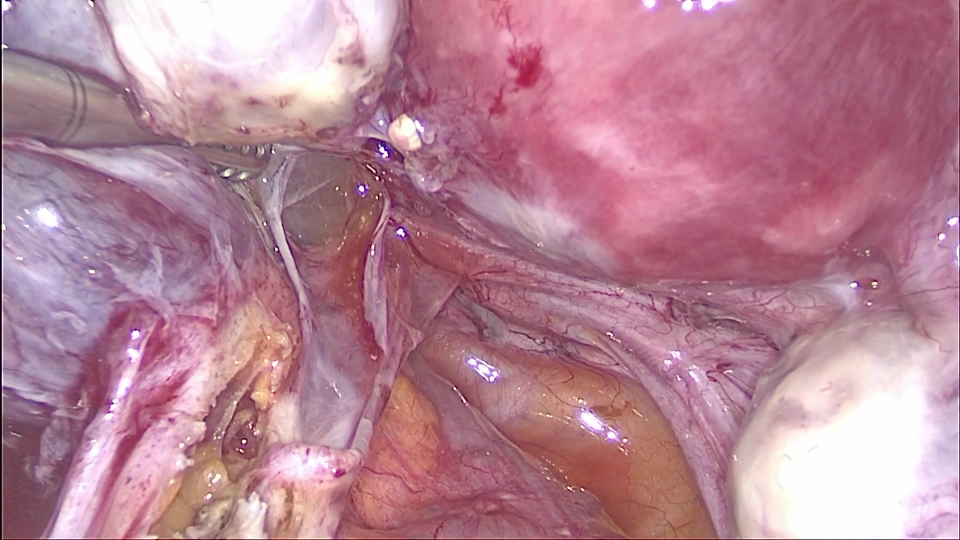
#> input picture annotationData/image/2022-03-31_072450_VID001_Trim_3.mp4_00044.png, 1920 x 1080 px, found by its file name (shown at 1/2 size); its folder holds only this picture in this run
$ python testcv.py
#> lines starting #> are read from the running program, lines starting #| are printed output that depends on the picture; after the words box and inside, x2 and y2 are one past the last pixel; in counts of white or black regions, pixels touching at a corner belong together
#> further down, image_orig is the input picture: PIL image 1920x1080 RGB; mean R, G, B 182.9, 131.8, 148.7
#> in initializeMasks, `a = Image.new(mode="RGBA", size=(size[0],size[1]), color="white")`: a: PIL image 1920x1080 RGBA; every value is 255
import matplotlib.pyplot as plt
import numpy as np
from PIL import Image
import math


import os

common_path = 'Dataset'
maskHarddir = 'maskHardN'
maskSecudir = 'maskSecurityN'

def reColor(mask,color):
#> called with color = (255, 0, 0)
    data = np.array(mask)  # "data" is a height x width x 4 numpy array
    red, green, blue = data.T  # Temporarily unpack the bands for readability
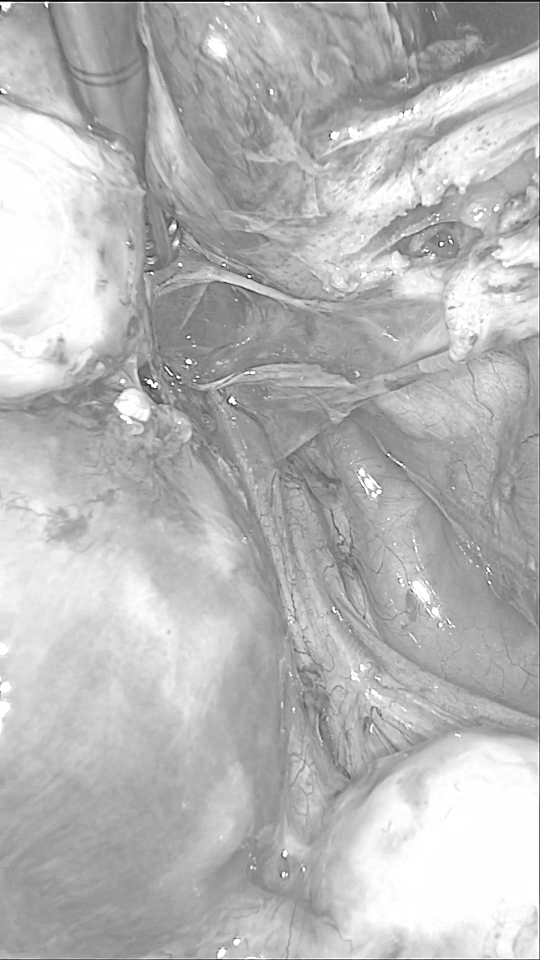
#> red: shape (1920, 1080) (shown at 1/2 size); min 0, max 255, mean 182.9
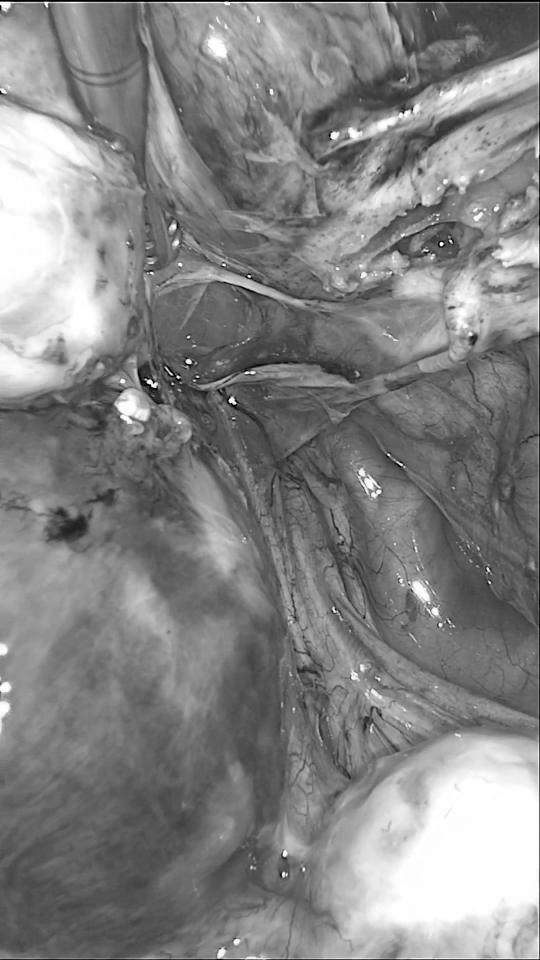
#> green: shape (1920, 1080) (shown at 1/2 size); min 0, max 255, mean 131.8
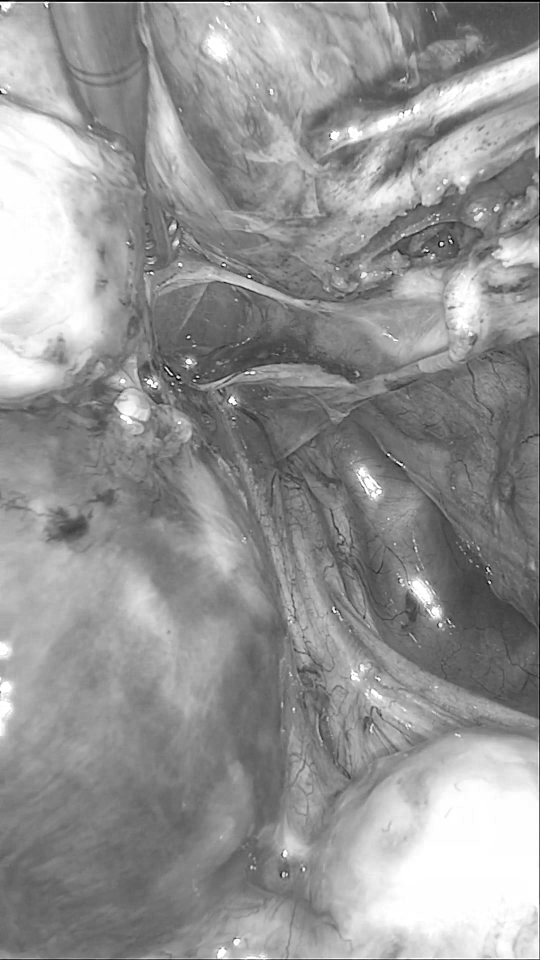
#> blue: shape (1920, 1080) (shown at 1/2 size); min 0, max 255, mean 148.7

    # Replace white with red... (leaves alpha values alone...)
    black_areas = (red == 0) & (blue == 0) & (green == 0)
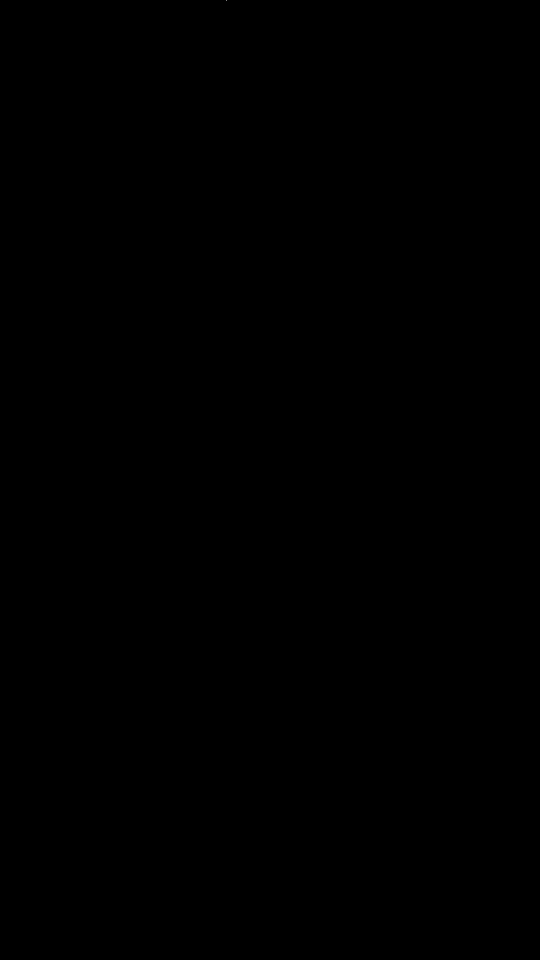
#> black_areas: shape (1920, 1080) bool (shown at 1/2 size); 0% white in thin lines or dots, all inside (x1, y1, x2, y2) = (452, 0, 453, 1)
    data[black_areas.T] = color  # Transpose back needed
#> data: shape (1080, 1920, 3); under 0.01% of pixels changed, all inside (x1, y1, x2, y2) = (0, 452, 1, 453)
    mask2 = Image.fromarray(data)
    return mask2

def mergeMasks(mask1,mask2):
    mask=np.zeros((mask1.shape[0],mask1.shape[1]))
    mask2[mask2 == 0] = 2
    mask1[mask1 == 0] = 1
    mask = mask+mask1+mask2
    return mask

def overlayMask(image_orig,mask1,mask2):
    bg = image_orig.convert('RGB')

    overlay = mask1.convert('RGB')
    overlay = reColor(overlay, (255, 0, 0))
    mask1 = overlay.convert('L')
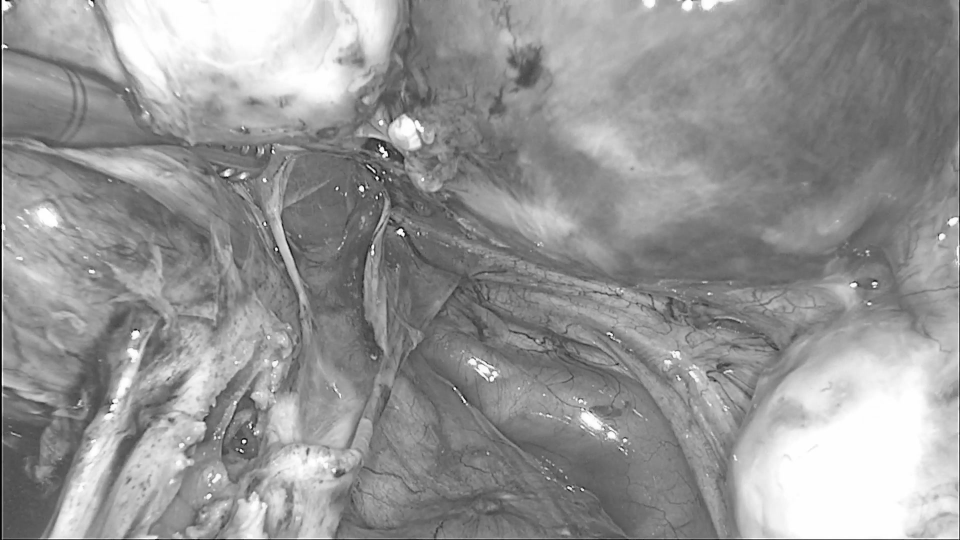
#> mask1: PIL image 1920x1080 L (shown at 1/2 size); min 0, max 255, mean 149
    mask1 = mask1.point(lambda p: 60 if p < 225 else 0)
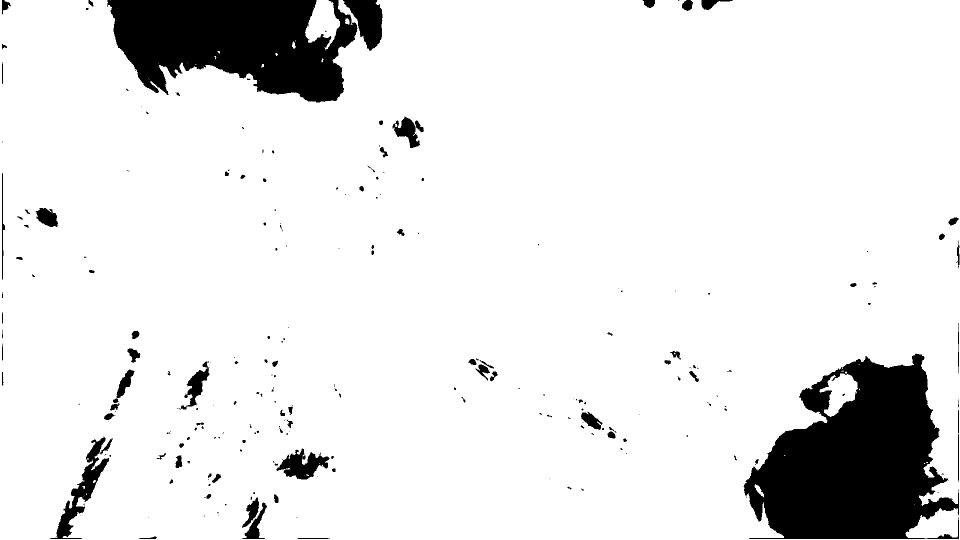
#> mask1: PIL image 1920x1080 L (shown at 1/2 size); values 0 (black) and 60 (white), 90.2% white; 243 black regions (134 under 20 px), largest, box (x1, y1, x2, y2) and area: (1487, 707, 1918, 1079) 100492, (214, 0, 715, 205) 70689, (99, 874, 218, 1078) 5451

    overlay2 = mask2.convert('RGB')
    overlay2 = reColor(overlay2, (250,160,0))
    mask2 = overlay2.convert('L')
    mask2 = mask2.point(lambda p: 70 if p < 255 else 0)
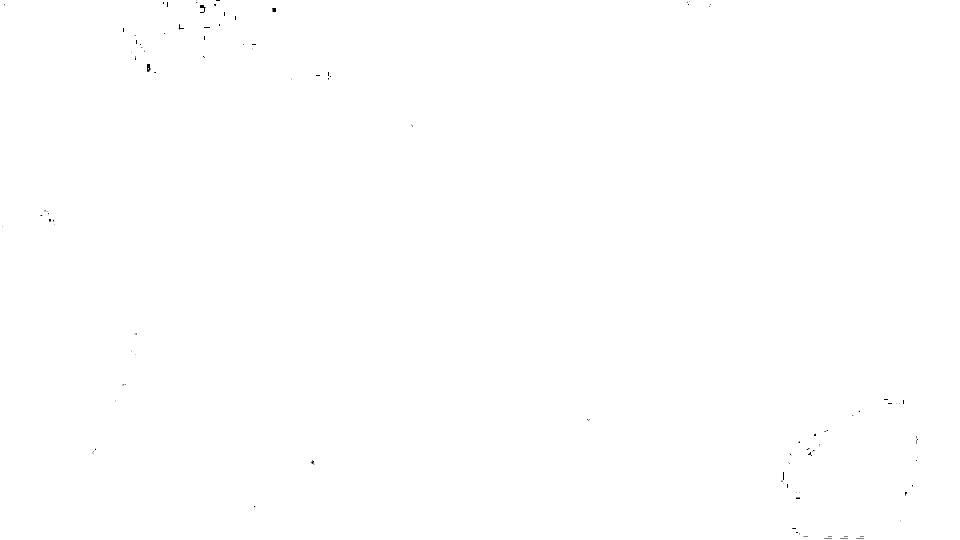
#> mask2: PIL image 1920x1080 L (shown at 1/2 size); values 0 (black) and 70 (white), 99.9% white; black in thin lines or dots

    bg.paste(overlay, None, mask1)
    bg.paste(overlay2, None, mask2)
    return bg

def plotAll(ax,counter,b,c,d,e):
#> called with ax = array of shape (5, 4), counter = 0
    ax[counter, 0].imshow(b)
    ax[counter, 1].imshow(c)
    ax[counter, 2].imshow(d)
    ax[counter, 3].imshow(e)
    for i in range(ax.shape[1]):
        ax[counter, i].set_xticklabels([])
        ax[counter, i].set_yticklabels([])
        ax[counter, i].get_xaxis().set_visible(False)
        ax[counter, i].get_yaxis().set_visible(False)
        ax[counter, i].title.set_visible(False)
    return ax

def initializeMasks(size):
    a = Image.new(mode="RGBA", size=(size[0],size[1]), color="white")
    b = Image.new(mode="RGBA", size=(size[0],size[1]), color="white")
    c = Image.new(mode="RGBA", size=(size[0],size[1]), color="white")
    d = Image.new(mode="RGBA", size=(size[0],size[1]), color="white")
    e = Image.new(mode="RGBA", size=(size[0],size[1]), color="white")
    f = Image.new(mode="RGBA", size=(size[0],size[1]), color="white")
    return a,b,c,d,e,f


images = os.listdir(common_path + '/image')
lenimg = len(images)
lenimg=5
print('There are %d iamges' %lenimg)
batch_size =5

fig, ax = plt.subplots(batch_size, 4)

a=0
j=0
for  j in range(math.ceil(lenimg/batch_size)):
    counter =0
    plt.close()
    if j > math.ceil(lenimg/batch_size)-1:
        fig, ax = plt.subplots(lenimg%batch_size, 4)
    else:
        fig, ax = plt.subplots(batch_size, 4)
    for i in range(j*batch_size,(j+1)*batch_size):
        print('processing image %d'%i)
        if i>lenimg-1:
            break
#> (the run stopped early here; a loop or call above may not have finished)

$ run again, on annotationData/image/FCF1_GY_20230428_077_VID001_trim1.mp4_01439.png
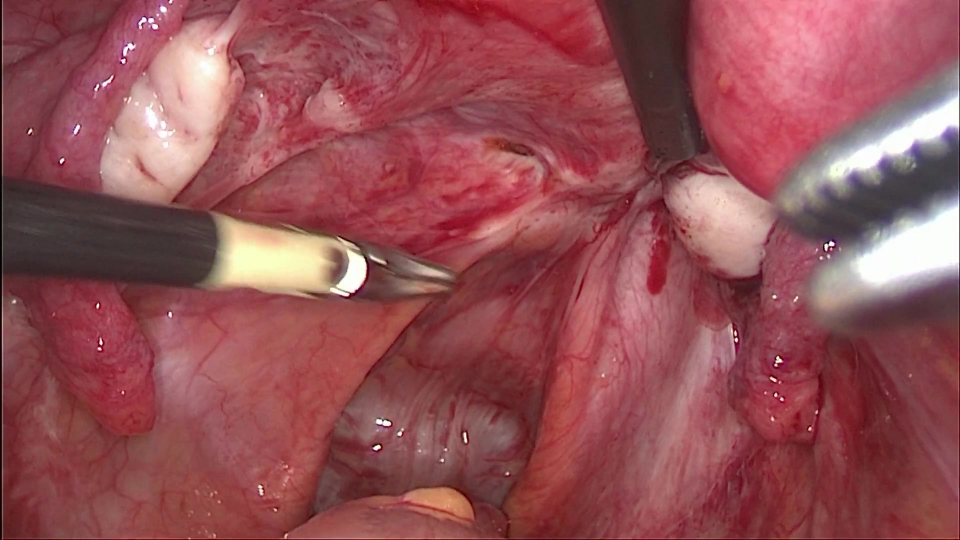
#> input picture annotationData/image/FCF1_GY_20230428_077_VID001_trim1.mp4_01439.png, 1920 x 1080 px, found by its file name (shown at 1/2 size)
#> image_orig is the input picture: PIL image 1920x1080 RGB; mean R, G, B 147.5, 80.1, 85.1
#> a: PIL image 1920x1080 RGBA; every value is 255
#> in reColor, `red, green, blue = data.T`:
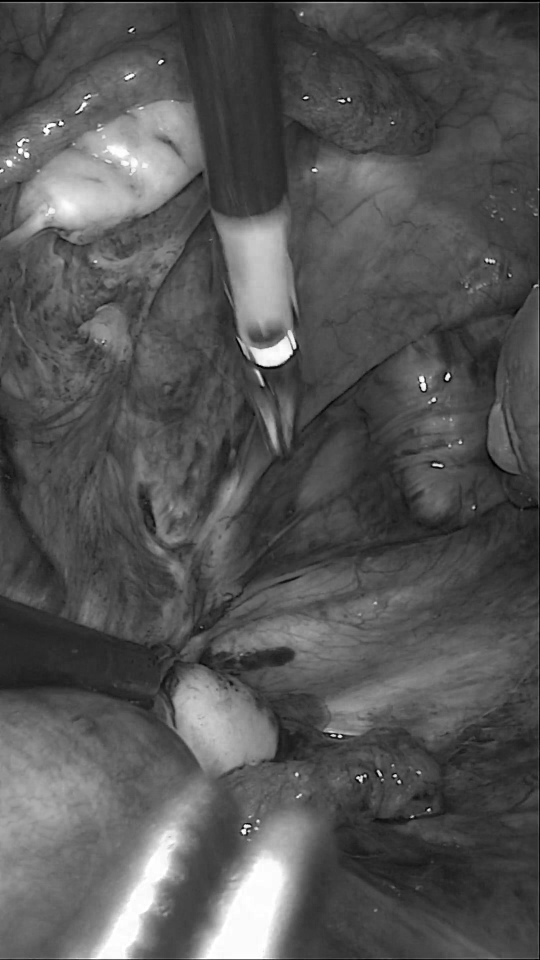
#> blue: shape (1920, 1080) (shown at 1/2 size); min 0, max 255, mean 85.1
#> black_areas: shape (1920, 1080) bool; every value is 0
#> in overlayMask, `mask1 = mask1.point(lambda p: 60 if p < 225 else 0)`:
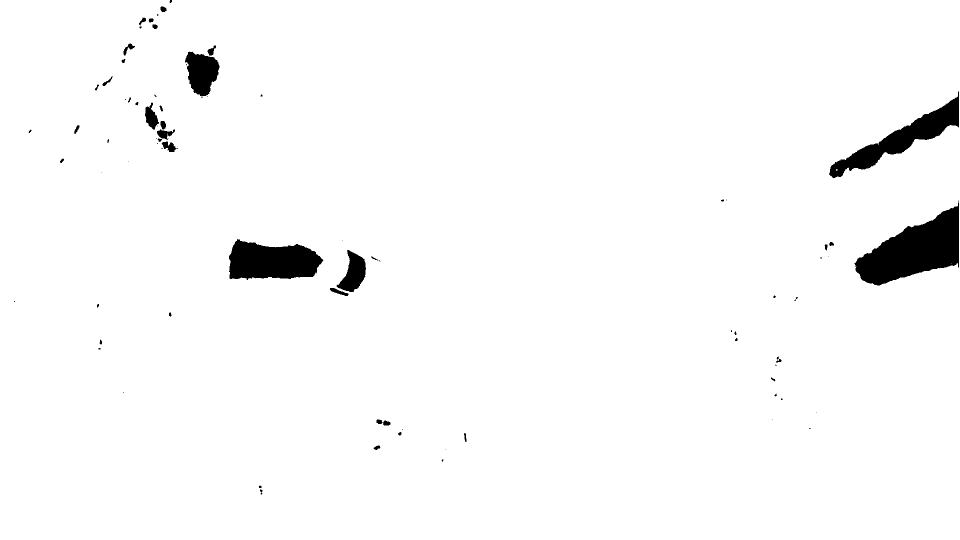
#> mask1: PIL image 1920x1080 L (shown at 1/2 size); values 0 (black) and 60 (white), 97.5% white; 82 black regions (38 under 20 px), largest, box (x1, y1, x2, y2) and area: (1709, 401, 1918, 571) 18293, (458, 478, 647, 560) 11402, (1658, 182, 1918, 356) 10729
#> mask2: PIL image 1920x1080 L; values 0 (black) and 70 (white), 100% white; black in thin lines or dots, all inside (x1, y1, x2, y2) = (303, 2, 1918, 845)
